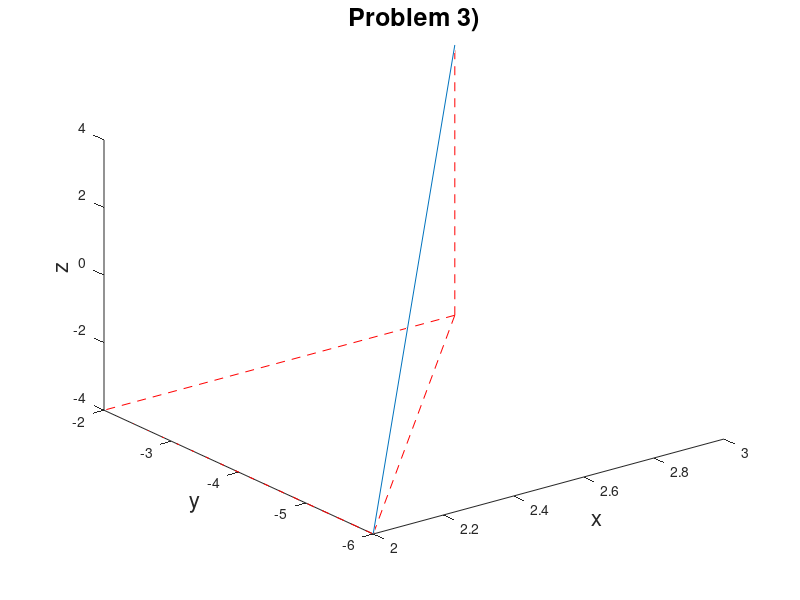
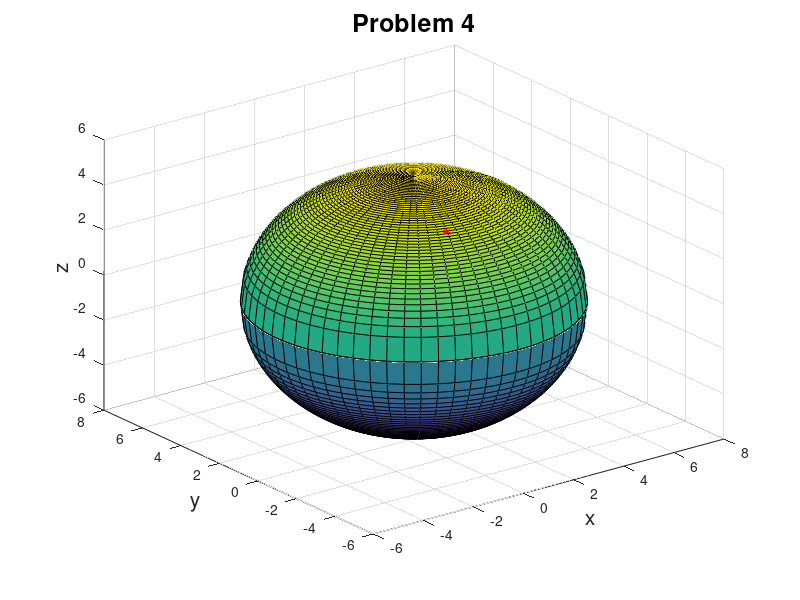
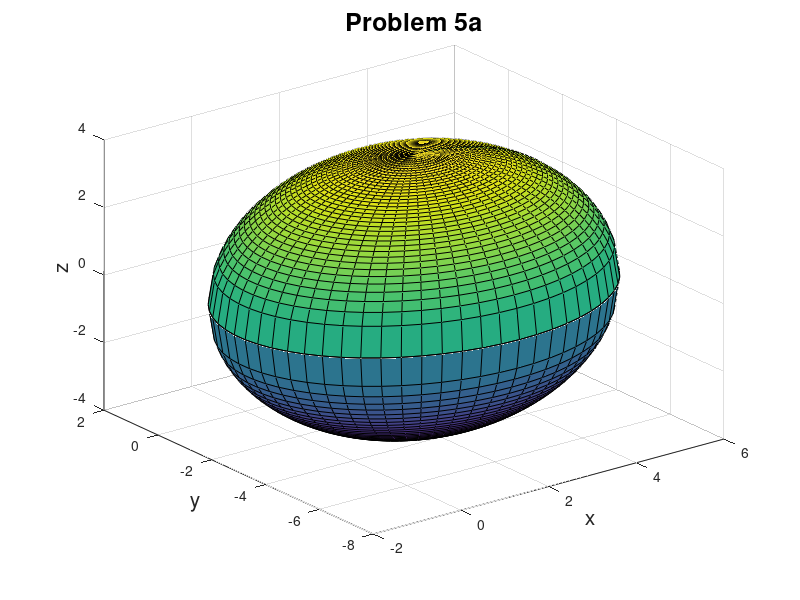
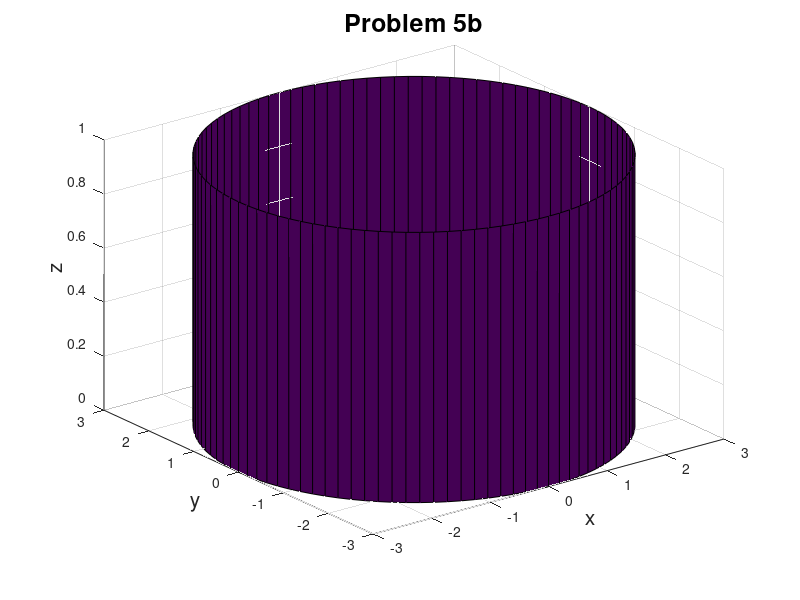

The MATLAB script that drew these images, in order: (Note: this script raises an error after producing the figures.)
% ----------------------------------------------------
% Problem 3) - How to plot two points with connections
% ----------------------------------------------------
figure;
plot3([3 2]',[-2 -6]',[4 -4]'); hold on;
plot3([2 2]',[-2 -6]',[-4 -4]','r--');
plot3([3 2]',[-2 -2]',[-4 -4]','r--');
plot3([3 2]',[-2 -6]',[-4 -4]','r--');
plot3([3 3]',[-2 -2]',[-4 4]','r--');
xlabel('x','Fontsize',16);
ylabel('y','Fontsize',16);
zlabel('z','Fontsize',16);
title('Problem 3)','Fontsize',18);


% ----------------------------------------------------
% Problem 4 - Plot a sphere with given diameter
% ----------------------------------------------------
figure;
d1 = [2 4 -5]; d2 = [0 -2 4];
a = (d1(1)+d2(1))/2; b=(d1(2)+d2(2))/2; c=(d1(3)+d2(3))/2; 
r = sqrt( (d1(1)-a)^2 + (d1(2)-b)^2 + (d1(3)-c)^2);
% Since taking the sqrt has two answers
Zp = @(x,y)  sqrt(-(x-a).^2 - (y-b).^2 + r.^2) + c;
Zn = @(x,y) -sqrt(-(x-a).^2 - (y-b).^2 + r.^2) + c;
% Create a circle (using polar coordinates) then
% generate many points inside the circle with 
% meshgrid. Convert these points to cartesian for 
% plotting our surface. I want you to think about 
% why using polar makes this easier to do.
[R,T] = meshgrid(0:.1:r,0:.1:2*pi);
X = R.*cos(T)+a;   Y = R.*sin(T)+b;
% Plot top half, then bottom
surf(X,Y,real(Zp(X,Y)));hold on;
surf(X,Y,real(Zn(X,Y)));
% Plot diameter
plot3([d1(1) d2(1)],[d1(2) d2(2)], [d1(3) d2(3)],'*-r');
% Prettify the plot
title('Problem 4','Fontsize',18);
xlabel('x','Fontsize',15);
ylabel('y','Fontsize',15);
zlabel('z','Fontsize',15);


% ----------------------------------------------------
% Prob 5 - Plot objects
% ----------------------------------------------------
% a) Sphere about (2,-3,0)
figure;
a = 2; b=-3; c=0; r = 4;
Zp = @(x,y)  sqrt(-(x-a).^2 - (y-b).^2 + r.^2) + c;
Zn = @(x,y) -sqrt(-(x-a).^2 - (y-b).^2 + r.^2) + c;
[R,T] = meshgrid(0:.1:r,0:.1:2*pi);
X = R.*cos(T)+a;   Y = R.*sin(T)+b;
% Plot top half, then bottom
surf(X,Y,real(Zp(X,Y)));hold on; surf(X,Y,real(Zn(X,Y)));
title('Problem 5a','Fontsize',18);xlabel('x','Fontsize',15);
ylabel('y','Fontsize',15);zlabel('z','Fontsize',15);

% b) Cylinder 3 units about z-axis
figure;
r = 3;
[X,Y,Z] = cylinder(r,100); surf(X,Y,Z);
title('Problem 5b','Fontsize',18);xlabel('x','Fontsize',15);
ylabel('y','Fontsize',15);zlabel('z','Fontsize',15);

% c) Cylinder 1/2 units about x-axis
figure;
r = 1/2;
[x,y] = meshgrid(-0.5:.05:0.5);
zp =  sqrt(r.^2-y.^2); % independent of x
zn = -sqrt(r.^2-y.^2); % independent of x
surf(x,y,zp); hold on; surf(x,y,zn); 
title('Problem 5c','Fontsize',18);xlabel('x','Fontsize',15);
ylabel('y','Fontsize',15);zlabel('z','Fontsize',15);
% Another way to do this is using the cylinder function
figure;
r = 1/2;
[X,Y,Z] = cylinder(r,50); surf(Z,Y,X);
title('Problem 5c (alternate)','Fontsize',18);xlabel('x','Fontsize',15);
ylabel('y','Fontsize',15);zlabel('z','Fontsize',15);

% d) Planes at y=1 and y=5
figure;
[x,z] = meshgrid(-1:0.1:1); 
y = zeros(size(x, 1)); 
surf(x, y+1, z); hold on;
surf(x, y+5, z); 
title('Problem 5d','Fontsize',18);xlabel('x','Fontsize',15);
ylabel('y','Fontsize',15);zlabel('z','Fontsize',15);

% e) Planes at y=1 and y=5
figure;
p1 = [3 0 0]; p2 = [0 0 3];
[x,y] = meshgrid(-4:0.1:4); % Generate x and y data
A=3/2; B=0; C=-3/2; D=0;
z = -1/C*(A*x + B*y + D); % Solve for z data
surf(x, y, z); hold on;
plot3([p1(1) p2(1)], [p1(2) p2(2)], [p1(3) p2(3)],'*-r');
title('Problem 5e','Fontsize',18);xlabel('x','Fontsize',15);
ylabel('y','Fontsize',15);zlabel('z','Fontsize',15);

% f) Planes at z=4
figure;
[x,y] = meshgrid(-1:0.1:1); 
z = zeros(size(x, 1)); 
surf(x, y, z+4); hold on;
surf(x, y, z+6); 
surf(x, y, z+2); 
title('Problem 5f','Fontsize',18);xlabel('x','Fontsize',15);
ylabel('y','Fontsize',15);zlabel('z','Fontsize',15);

% g) Planes at y=2, x=3, and y=3/2 x
figure;
[x,y] = meshgrid(1:0.1:5,0:.1:4); 
z = zeros(size(x, 1)); 
surf(x, z+2, y); hold on;
surf(z+3, y, x); 
surf(x,x*2/3,y); 
title('Problem 5f','Fontsize',18);xlabel('x','Fontsize',15);
ylabel('y','Fontsize',15);zlabel('z','Fontsize',15);

% h) xy plane and point (0,0,2)
figure;
p = [0 0 2];
[x,y] = meshgrid(-1:.1:1); 
z = zeros(size(x, 1)); 
% Plot point and plane
surf(x, y, z); hold on;
plot3(p(1),p(2),p(3),'r*','Markersize',15);
% plot some lines and their midpoints
r = 1;
zp = @(x,y)  x.^2 + y.^2 + 1;
for i=1:1000
    xr = rand(1)*(-1)^randi([0 1],1);
    yr = rand(1)*(-1)^randi([0 1],1);
    zr = zp(xr,yr);
    p2 = [xr yr 0]; % random point in xy
    plt1=plot3([p(1) xr], [p(2) yr], [p(3) zr],'*-r');
    plt2=plot3([xr p2(1)], [yr p2(2)], [zr p2(3)],'*-r');
    plt1.Color(4) = 0.1;
    plt2.Color(4) = 0.1;
    plot3(xr, yr, zr,'*b');
    %plot3((p(1)+p2(1))/2, (p(2) +p2(2))/2, (p(3) +p2(3))/2,'*b'); %mid
end 
title('Plotting Midpoints Between Plane and Point','Fontsize',18);xlabel('x','Fontsize',15);
ylabel('y','Fontsize',15);zlabel('z','Fontsize',15);

figure
p = [0 0 2];
[x,y] = meshgrid(-1:.1:1); 
z = zeros(size(x, 1)); 
% Plot point and plane
surf(x, y, z); hold on;
plot3(p(1),p(2),p(3),'r*','Markersize',15);
surf(x,y,zp(x,y))
title('Problem 5h','Fontsize',18);xlabel('x','Fontsize',15);
ylabel('y','Fontsize',15);zlabel('z','Fontsize',15);

% ----------------------------------------------------
% Problem 8 - Plotting a Vector and It's Reverse
% ----------------------------------------------------
p1 = [1,-1,0]; p2 = [-1,2,6];
B = p2-p1;
figure;
plot3([p1(1) p2(1)],[p1(2) p2(2)],[p1(3) p2(3)],'*-r'); hold on;
plot3([0 B(1)], [0 B(2)], [0 B(3)],'g'); 
plot3([0 -B(1)],[0 -B(2)],[0 -B(3)],'b');
title('Problem 8','Fontsize',18);xlabel('x','Fontsize',15);
ylabel('y','Fontsize',15);zlabel('z','Fontsize',15);

% ----------------------------------------------------
% Problem 13 - Women as f(Children)
% ----------------------------------------------------
w = @(c) (19/30)*c-40;
c = 1:120;
figure;
plot(c,w(c)); hold on;
title('Problem 13','Fontsize',18);
xlabel('c','Fontsize',15);ylabel('w','Fontsize',15);


